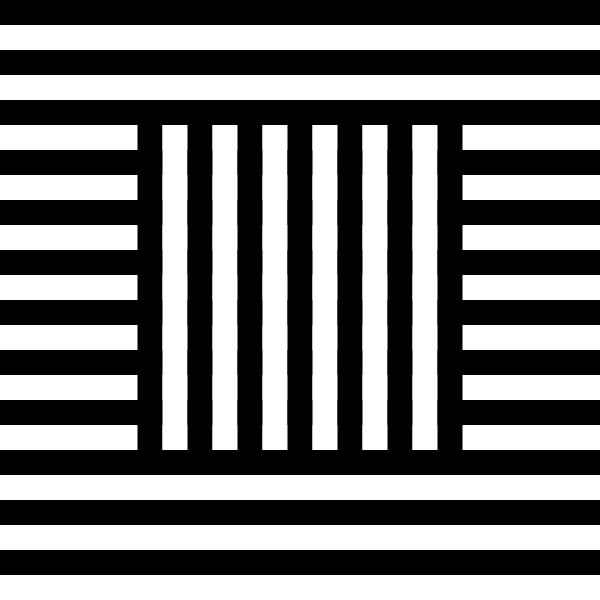
Frame 1 (no input)
Frame 60 (no input): identical to frame 1, image omitted
Frame 120 (the mouse pressed at the canvas centre since frame 60): identical to frame 1, image omitted

The p5.js sketch that drew this single still picture (run headless with seeded random() and noise() and a simulated clock; from frame 60 on, the mouse is pressed at the canvas centre):

// p5.js sketch
// ── sketch.js
var step = 25;
var innerWidth = 325;
var t = 30;

function setup() {
  createCanvas(600, 600);
  background(255);
  noStroke();
}

function draw() {
  background(0);
  noStroke();
  fill(255);

  var k = (width - innerWidth)/2;
  

  for (var i = 0; i < width/step; i++) {
    if ((i%2) == 0){
      fill(0);
    }
    else {
      fill(255);
    }
    rect(0, step*i, width, step*(i+1));
  }

  //blendMode(DIFFERENCE);

  for (var j = 0; j < innerWidth/step; j++) {
    if ((j%2) == 0){
      fill(0);
    }
    else {
      fill(255);
    }
    rect(k + step*j , k - step/2, step, innerWidth);
  }
} 
